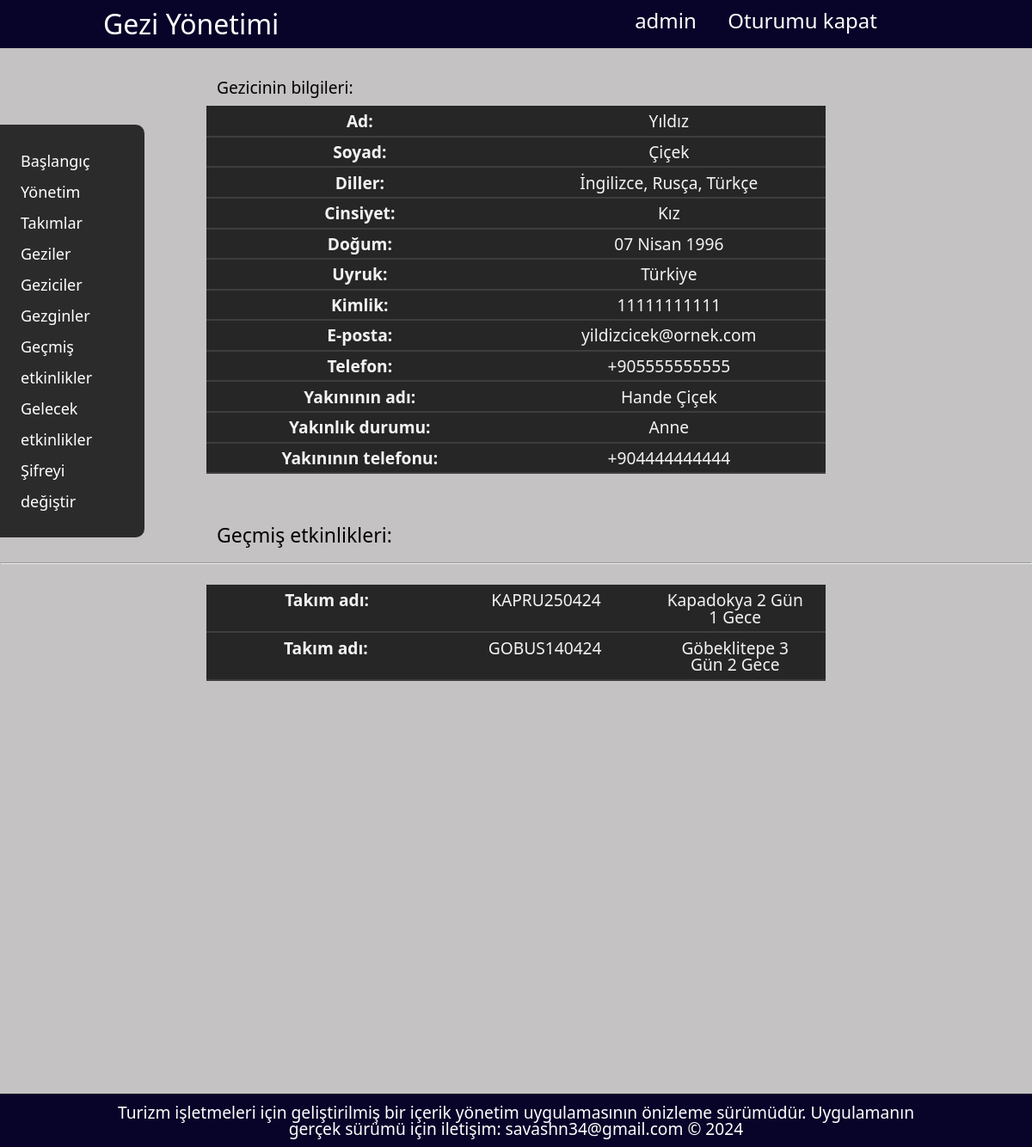
The app's page /geziciler/yildizcicek (signed in) with its own data.
### geziuygulamasi/models.py (models this page shows, shortened)
class Geziciler(models.Model):
    ad = models.CharField(max_length=100)
    gobek_adi = models.CharField(max_length=100, null=True, blank=True)
    soyad = models.CharField(max_length=100)
    dil = models.ManyToManyField(Diller)
    cinsiyet = models.ForeignKey(Cinsiyetler, on_delete=models.CASCADE)
    dogum = models.DateField()
    uyruk = models.ForeignKey(Uyruklar, on_delete=models.CASCADE)
    kimlik_no = models.CharField(max_length=100)
    e_posta = models.CharField(max_length=100)
    telefon = models.CharField(max_length=50)
    yakin_ad = models.CharField(max_length=100)
    yakinlik = models.ForeignKey(Yakinliklar, on_delete=models.CASCADE)
    yakin_tel = models.CharField(max_length=50)
    slug = models.SlugField(null=True, blank=True, unique=True, db_index=True)

class Diller(models.Model):
    dil = models.CharField(max_length=50)
    def __str__(self):
        return self.dil

class Cinsiyetler(models.Model):
    cinsiyet = models.CharField(max_length=50)
    def __str__(self):
        return self.cinsiyet

class Uyruklar(models.Model):
    uyruk = models.CharField(max_length=100)
    def __str__(self):
        return self.uyruk

class Yakinliklar(models.Model):
    yakinlik = models.CharField(max_length=50)
    def __str__(self):
        return self.yakinlik

class Takimlar(models.Model):
    takim_adi = models.CharField(max_length=50, null=True)
    gezi = models.ForeignKey(Geziler, on_delete=models.CASCADE)
    baslangic = models.DateTimeField(null=False)
    bitis = models.DateTimeField(null=False)
    gezicisi = models.ForeignKey(Geziciler, on_delete=models.CASCADE)
    gidis_ucagi = models.ForeignKey(Ucaklar, related_name='gidis_ucagi', on_delete=models.CASCADE)
    gidis_ucus_no = models.CharField(max_length=50)
    gidis_ucak_kalkis_yeri = models.ForeignKey(Ucus_Alanlari, null=True, related_name='gidis_ucak_kalkis_yeri', on_delete=models.CASCADE)
    gidis_ucak_kalkis = models.DateTimeField(null=True)
    gidis_ucak_inis_yeri = models.ForeignKey(Ucus_Alanlari, null=True, related_name='gidis_ucak_inis_yeri', on_delete=models.CASCADE)
    gidis_ucak_inis = models.DateTimeField(null=True)
    donus_ucagi = models.ForeignKey(Ucaklar, null=True, related_name='donus_ucagi', on_delete=models.CASCADE)
    donus_ucus_no = models.CharField(max_length=50)
    donus_ucak_kalkis_yeri = models.ForeignKey(Ucus_Alanlari, null=True, related_name='donus_ucak_kalkis_yeri', on_delete=models.CASCADE)
    donus_ucak_kalkis = models.DateTimeField(null=True)
    donus_ucak_inis_yeri = models.ForeignKey(Ucus_Alanlari, null=True, related_name='donus_ucak_inis_yeri', on_delete=models.CASCADE)
    donus_ucak_inis = models.DateTimeField(null=True)
    slug = models.SlugField(null=True, blank=True, unique=True, db_index=True)
    def __str__(self):
        return self.takim_adi

class Geziler(models.Model):
    gezi = models.CharField(max_length=250)
    gun_sayisi = models.IntegerField(default=0)
    gece_sayisi = models.IntegerField(default=0)
    def __str__(self):
        return f"{self.gezi} {self.gun_sayisi} gün {self.gece_sayisi} gece"

### geziuygulamasi/views.py (the view)
# urls.py: path("geziciler/<slug:slug>", views.gezici, name="gezici"),
def gezici(request, slug):
    if not request.user.is_authenticated:
        return redirect("giris")
    gezici = Geziciler.objects.filter(slug=slug)
    takimlar = Takimlar.objects.filter(gezicisi__slug=slug)
    user_agent = get_user_agent(request)
    context = {
        "geziciler": Geziciler.objects.get(slug=slug),
        "geziler": Geziler.objects.all(),
        "diller": Diller.objects.all(),
        "takimlar": takimlar,
        "gezici": gezici,
        "user_agent": user_agent,
    }
    return render(request, "gezici.html", context)

### geziuygulamasi/templates/gezici.html
{% extends "base.html" %}
{% block content %}
<div class="icerik"><h3>Gezicinin bilgileri:</h3></div>
{% for g in gezici %}
<table>
    <tbody>
      <tr onmouseover="dizinBelirt(true, this)" onmouseout="dizinBelirt(false, this)">
        <th>Ad:</th>
        <td>{{ g.ad|title }} {% if g.gobek_adi %}{{ g.gobek_adi|title }}{% endif %}</td>
      </tr>
      <tr onmouseover="dizinBelirt(true, this)" onmouseout="dizinBelirt(false, this)">
        <th>Soyad:</th>
        <td>{{ g.soyad|title }}</td>
      </tr>
      <tr onmouseover="dizinBelirt(true, this)" onmouseout="dizinBelirt(false, this)">
        <th>Diller:</th>
        <td>{% with dil_dizisi=g.dil.all %}{% for dil in dil_dizisi %}{{ dil }}{% if not forloop.last %}, {% endif %}{% endfor %}{% endwith %}</td>
      </tr>
      <tr onmouseover="dizinBelirt(true, this)" onmouseout="dizinBelirt(false, this)">
        <th>Cinsiyet:</th>
        <td>{{ g.cinsiyet|title }}</td>
      </tr>
      <tr onmouseover="dizinBelirt(true, this)" onmouseout="dizinBelirt(false, this)">
        <th>Doğum:</th>
        <td>{{ g.dogum }}</td>
      </tr>
      <tr onmouseover="dizinBelirt(true, this)" onmouseout="dizinBelirt(false, this)">
        <th>Uyruk:</th>
        <td>{{ g.uyruk|title }}</td>
      </tr>
      <tr onmouseover="dizinBelirt(true, this)" onmouseout="dizinBelirt(false, this)">
        <th>Kimlik:</th>
        <td>{{ g.kimlik_no }}</td>
      </tr>
      <tr onmouseover="dizinBelirt(true, this)" onmouseout="dizinBelirt(false, this)">
        <th>E-posta:</th>
        <td>{{ g.e_posta }}</td>
      </tr>
      <tr onmouseover="dizinBelirt(true, this)" onmouseout="dizinBelirt(false, this)">
        <th>Telefon:</th>
        <td>{{ g.telefon }}</td>
      </tr>
      <tr onmouseover="dizinBelirt(true, this)" onmouseout="dizinBelirt(false, this)">
        <th>Yakınının adı:</th>
        <td>{{ g.yakin_ad|title }}</td>
      </tr>
      <tr onmouseover="dizinBelirt(true, this)" onmouseout="dizinBelirt(false, this)">
        <th>Yakınlık durumu:</th>
        <td>{{ g.yakinlik|capfirst }}</td>
      </tr>
      <tr onmouseover="dizinBelirt(true, this)" onmouseout="dizinBelirt(false, this)">
        <th>Yakınının telefonu:</th>
        <td>{{ g.yakin_tel }}</td>
      </tr>
    </tbody>
</table>
{% endfor %}
{% if user.is_superuser %}
<br><br><br>
<div class="icerik"><h4>Geçmiş etkinlikleri:</h4></div><hr><br>
{% for t in takimlar %}
  <table>
    <tbody>
      <tr>
        <th>Takım adı:</th>
        <td>{{ t|upper }}</td>
        <td>{{ t.gezi|title }}</td>
      </tr>
    </tbody>
  </table>
{% endfor %}
{% endif %}
{% endblock %}

### templates/base.html (shortened to what this page needs)
{% load static %}
<!DOCTYPE html>
<html lang="tr">
<head>
    <link rel="stylesheet" href="{% static 'css/style.css' %}">
</head>
<body>
    <header>
        <h1 id="ad"><a href="{% url 'baslangic' %}">Gezi Yönetimi</a></h1>
        {% if user_agent.is_mobile %}
        <div class='sidenav' id='sidebarNav'>
            <a href='javascript:void(0)' class='closeBtn' onclick='closeNav()'>&times;</a>
            {% include "partials/_gezinme.html" %}
        </div>
        <span class='open' onclick='openNav()'>&#9776;</span>
        {% else %}
        <h2 id="secenekler">
            {% if user.is_authenticated %}
                {% if user.get_full_name %}
                    <a href="{% url 'gezici' slug=user.username %}">{{ user.get_full_name|title }}</a>
                {% else %}
                    <a href="{% url 'admin:index' %}">{{ user.username }}</a>
                {% endif %}
                <a href="{% url "cikis" %}">Oturumu kapat</a></li>
            {% elif not user.is_authenticated %}
                <a href="{% url "giris" %}">Giriş yap</a>
            {% endif %}
        {% endif %}
    </header>
    <div class="govde">
        {% if not user_agent.is_mobile %}
            {% if user.is_authenticated %}
            <div class="gezinme">
                {% include "partials/_gezinme.html" %}
            </div>
            {% endif %}
        {% endif %}
    {% block content %}{% endblock %}
    </div>
    <footer>
        <h4>Turizm işletmeleri için geliştirilmiş bir içerik yönetim uygulamasının önizleme sürümüdür. Uygulamanın gerçek sürümü için iletişim: savashn34@gmail.com &copy; 2024</h4>
    </footer>
</body>
</html>

### static/css/style.css (style rules this page uses)
body { background-color: rgb(196, 194, 194); color: black; font-family: system-ui, -apple-system, BlinkMacSystemFont, 'Segoe UI', Roboto, Oxygen, Ubuntu, Cantarell, 'Open Sans', 'Helvetica Neue', sans-serif; }
header { display: flex; background-color: rgb(7, 3, 41); }
header a { color: white; text-decoration: none; }
h1 { font-size: xx-large; margin: 1% 10%; }
h2 { margin: 1% 15%; }
h3 { font-weight: 500; }
h4 { font-size: larger; }
#ad { width: 60%; text-align: left; justify-content: left; }
#secenekler { width: 70%; text-align: right; justify-content: right; font-size: 24px; }
.icerik { font-size: larger; padding: 1% 1%; margin: 0 20%; }
.govde { margin: 2% 0; }
.gezinme { width: 10%; margin-top: 65px; padding: 2% 2%; line-height: 2; background-color: rgb(44, 43, 43); position: absolute; border-top-right-radius: 10px; border-bottom-right-radius: 10px; font-size: large; }
table { margin: 0 20%; width: 60%; border: 1px solid white; background-color: black; color: white; opacity: 0.8; }
tbody tr { border-bottom: 2px solid rgb(30, 30, 30); }
th { font-weight: 700; border: 1px solid black; padding: 1% 3%; width: 20%; font-size: larger; }
td { border: 1px solid black; padding: 1% 3%; font-size: larger; width: 15%; text-align: center; }
footer { justify-content: center; text-align: center; margin-top: 40%; margin-bottom: 0; background-color: rgb(7, 3, 41); padding: 1% 10%; color: white; }

### records on screen
Geziciler: ad "Yıldız", soyad "Çiçek", cinsiyet "Kız", dogum "07 Nisan 1996", uyruk "Türkiye", kimlik_no "11111111111", e_posta "yildizcicek@ornek.com", telefon "+905555555555", yakin_ad "Hande Çiçek", yakinlik "Anne", yakin_tel "+904444444444"
Diller: dil "İngilizce"
Diller: dil "Rusça"
Diller: dil "Türkçe"
Takimlar: takim_adi "KAPRU250424", gezi "Kapadokya 2 Gün 1 Gece"
Takimlar: takim_adi "GOBUS140424", gezi "Göbeklitepe 3 Gün 2 Gece"

### other values on screen
{{ user.username }} "admin"
